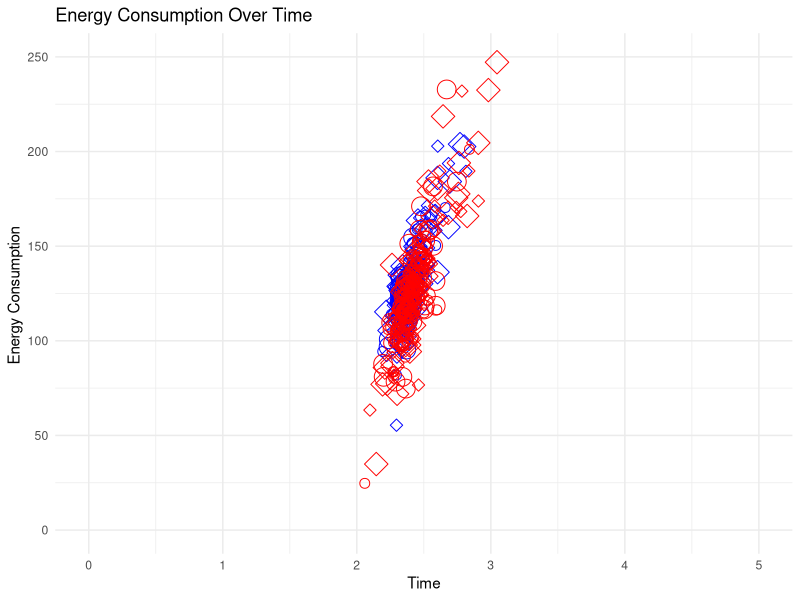

Write the R code that produced this figure.
mixed_data_inverted <- read.csv("data/ola-1.11.8-mixed-inverted-ola-mixed-inverted-16-Dec-09-02-52.csv")
mixed_data_inverted$group <- "balanced_performance"
mixed_data_inverted$work <- ifelse( mixed_data_inverted$work == "ola-mixed-inverted", "workload", "base")
mixed_data_regular <- read.csv("data/ola-1.11.8-balance_power-balance_power-16-Dec-14-21-03.csv")
mixed_data_regular$group <- "balanced_power"
mixed_data_regular$work <- ifelse( mixed_data_regular$work == "balance_power", "workload", "base")

mixed_data <- rbind(mixed_data_regular, mixed_data_inverted)
for (i in 2:nrow(mixed_data)) {
  if (mixed_data$work[i] == "workload") {
    if (mixed_data$PKG[i]*mixed_data$PKG[i-1] == 0)  {
      next
    }
    mixed_data$delta_seconds[i] <- mixed_data$seconds[i] - mixed_data$seconds[i-1]
    mixed_data$delta_PKG[i] <- mixed_data$PKG[i] - mixed_data$PKG[i-1]
  }
}

library(ggplot2)
library(dplyr)
mixed_data_workload <- mixed_data %>% filter(delta_PKG != 0)

mixed_data_workload$color <- ifelse(mixed_data_workload$group == "balanced_performance", "red", "blue")
mixed_data_workload$shape <- ifelse(mixed_data_workload$dimension == 3, 21,23)
mixed_data_workload$size <- ifelse(mixed_data_workload$population_size == 200, 3,6)
ggplot(mixed_data_workload, aes(x = delta_seconds, y = delta_PKG)) +
  geom_point(color=mixed_data_workload$color, shape=mixed_data_workload$shape, size=mixed_data_workload$size) +
  labs(
    title = "Energy Consumption Over Time",
    x = "Time",
    y = "Energy Consumption "
  ) +
  theme_minimal() + xlim(0,5)+ ylim(0,250)

summary_data <- mixed_data %>%
  filter( PKG != 0) %>%
  group_by(work,population_size, dimension, max_gens, group) %>%
  summarise(
    mean_PKG = mean(PKG),
    median_PKG = median(PKG),
    sd_PKG = sd(PKG),
    trimmed_PKG = mean(PKG, trim = 0.2),
    mean_delta_PKG = mean(delta_PKG, trim=0.2),
    sd_delta_PKG = sd(delta_PKG)
  )

for (dim in c(3,5)) {
  for (pop in c(200,400)) {
    data_subset <- mixed_data %>%
      filter(dimension == dim, population_size == pop, work == "workload")
    group_regular <- data_subset$PKG[data_subset$group == "balanced_performance"]
    cat( "=================================================================================\n")
    cat( "Mean PKG for performance, Dim:", dim, "Pop:", pop, "=", mean(group_regular), "\n")
    group_inverted <- data_subset$PKG[data_subset$group == "balanced_power"]
    cat( "Mean PKG for power, Dim:", dim, "Pop:", pop, "=", mean(group_inverted), "\n")
    test_result <- wilcox.test(group_regular, group_inverted)
    cat("PKG Dimension:", dim, "Population Size:", pop, "p-value:", test_result$p.value, "\n")

    group_regular <- data_subset$delta_PKG[data_subset$group == "balanced_performance"]
    cat( "\nMean delta PKG for performance, Dim:", dim, "Pop:", pop, "=", mean(group_regular), "\n")
    group_inverted <- data_subset$delta_PKG[data_subset$group == "balanced_power"]
    cat( "Mean delta PKG for power, Dim:", dim, "Pop:", pop, "=", mean(group_inverted), "\n")
    test_result <- wilcox.test(group_regular, group_inverted)
    cat("Delta PKG Dimension:", dim, "Population Size:", pop, "p-value:", test_result$p.value, "\n")
  }
}




